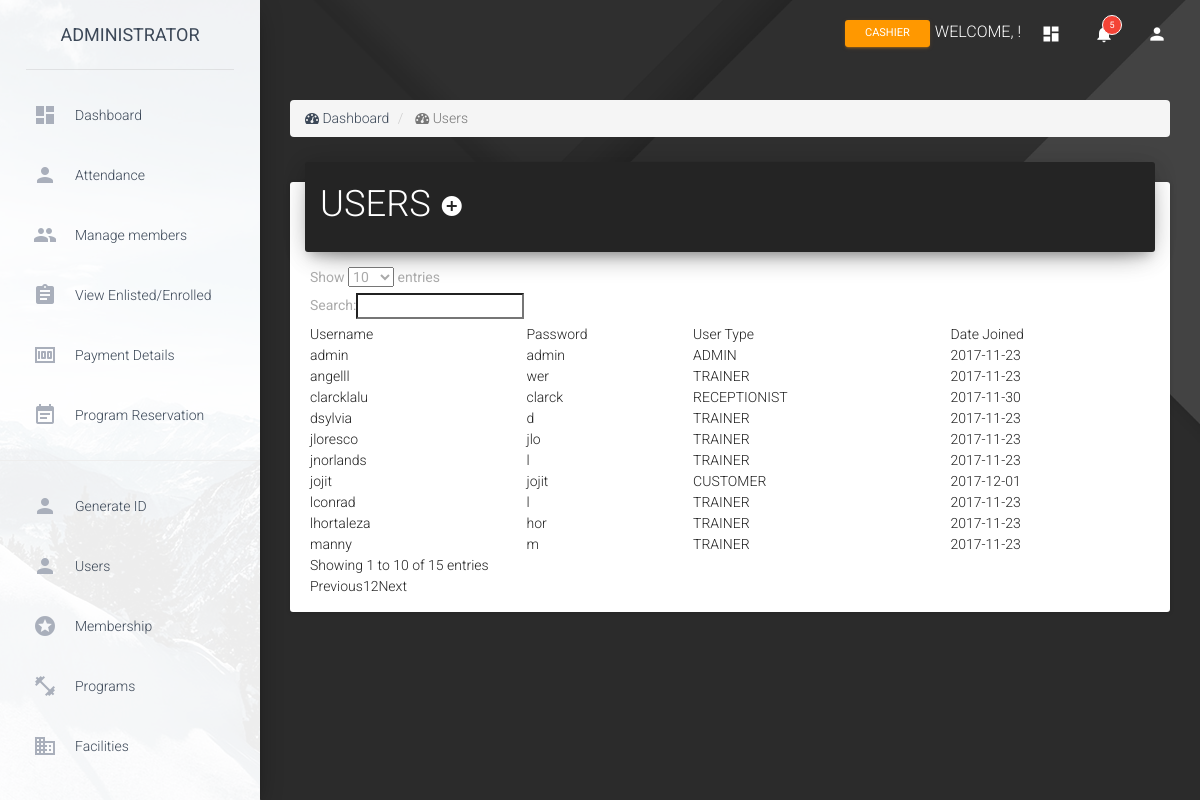
Page /ADMIN/admin_users.php on the committed database.
### tables this page shows
CREATE TABLE `tbl_users` (
  `user_id` int(11) NOT NULL,
  `username` varchar(50) NOT NULL,
  `password` varchar(50) NOT NULL,
  `user_type` int(11) NOT NULL,
  `userdate` date NOT NULL
);

### ADMIN/admin_users.php (the view, shortened to what this page needs)
<!doctype html>
<html lang="en">
<head>
    <?php include 'head.php'; ?>
    <link rel="stylesheet" type="text/css" href="//cdnjs.cloudflare.com/ajax/libs/material-design-lite/1.1.0/material.min.css">
    <link rel="stylesheet" type="text/css" href="https://cdn.datatables.net/1.10.16/css/dataTables.material.min.css">
</head>
<body>
    <div class="wrapper" style="background: url('Dark_background_1920x1080.png')
    center top no-repeat; background-size: cover;">
        <?php include 'sidebar.php'; ?>
        <div class="main-panel">
            <?php include 'nav.php'; ?>
            <div class="content">
                <div class="container-fluid">
                    <ol class='breadcrumb'>
                        <li>
                            <i class='fa fa-dashboard'></i> Dashboard
                        </li>
                        <li class='active'>
                            <i class='fa fa-dashboard'></i> Users
                        </li>
                    </ol>
                    <div class="card">
                        <div class="card-header" style="background-color: #242424;">
                                  <h2 class="title">USERS
                                    <a href ='javascript:;' data-toggle ='modal' data-target ='#adduser'><i class='material-icons' style = 'color:white;'>add_circle</i></a></h2>
                        </div>
                        <div class="card-content">
                            <table id="example" class="mdl-data-table" cellspacing="0" width="100%">
                                <thead>
                                    <tr>
                                        <td>Username</td>
                                        <td>Password</td>
                                        <td>User Type</td>
                                        <td>Date Joined</td>
                                    </tr>
                                </thead>
                                <tbody>
                            <?php
                                $usersSel = mysqli_query($conn, "SELECT * FROM tbl_users ORDER BY user_type ASC");
                                while ($show = mysqli_fetch_array($usersSel))
                                {
                                    $username = $show['username'];
                                    $password = $show['password'];
                                    $usertype = $show['user_type'];
                                    $usertype2 = "";
                                    $userdate = $show['userdate'];
                                    if ($usertype == 0)
                                    {
                                        $usertype2 = "ADMIN";
                                    }
                                    else if($usertype == 2)
                                    {
                                        $usertype2 = "CUSTOMER";
                                    }
                                    else if($usertype == 3)
                                    {
                                        $usertype2 = "TRAINER";
                                    }
                                    else if($usertype == 1)
                                    {
                                        $usertype2 = "RECEPTIONIST";
                                    }
                            ?>
                                        <tr>
                                            <td><?php echo $username; ?></td>
                                            <td><?php echo $password; ?></td>
                                            <td><?php echo $usertype2; ?></td>
                                            <td><?php echo $userdate; ?></td>
                                        </tr>
                            <?php
                                }
                            ?>
                                </tbody>
                            </table>
                        </div>
                    </div>
                </div>
            </div>
        </div>
    </div>
</body>
</html>

### rows in the picture
tbl_users: username "admin", password "admin", user_type "ADMIN", userdate "2017-11-23"
tbl_users: username "clarcklalu", password "clarck", user_type "RECEPTIONIST", userdate "2017-11-30"
tbl_users: username "jojit", password "jojit", user_type "CUSTOMER", userdate "2017-12-01"
tbl_users: username "jnorlands", password "l", user_type "TRAINER", userdate "2017-11-23"
tbl_users: username "angelll", password "wer", user_type "TRAINER", userdate "2017-11-23"
tbl_users: username "manny", password "m", user_type "TRAINER", userdate "2017-11-23"
tbl_users: username "dsylvia", password "d", user_type "TRAINER", userdate "2017-11-23"
tbl_users: username "lhortaleza", password "hor", user_type "TRAINER", userdate "2017-11-23"
tbl_users: username "lconrad", password "l", user_type "TRAINER", userdate "2017-11-23"
tbl_users: username "jloresco", password "jlo", user_type "TRAINER", userdate "2017-11-23"
